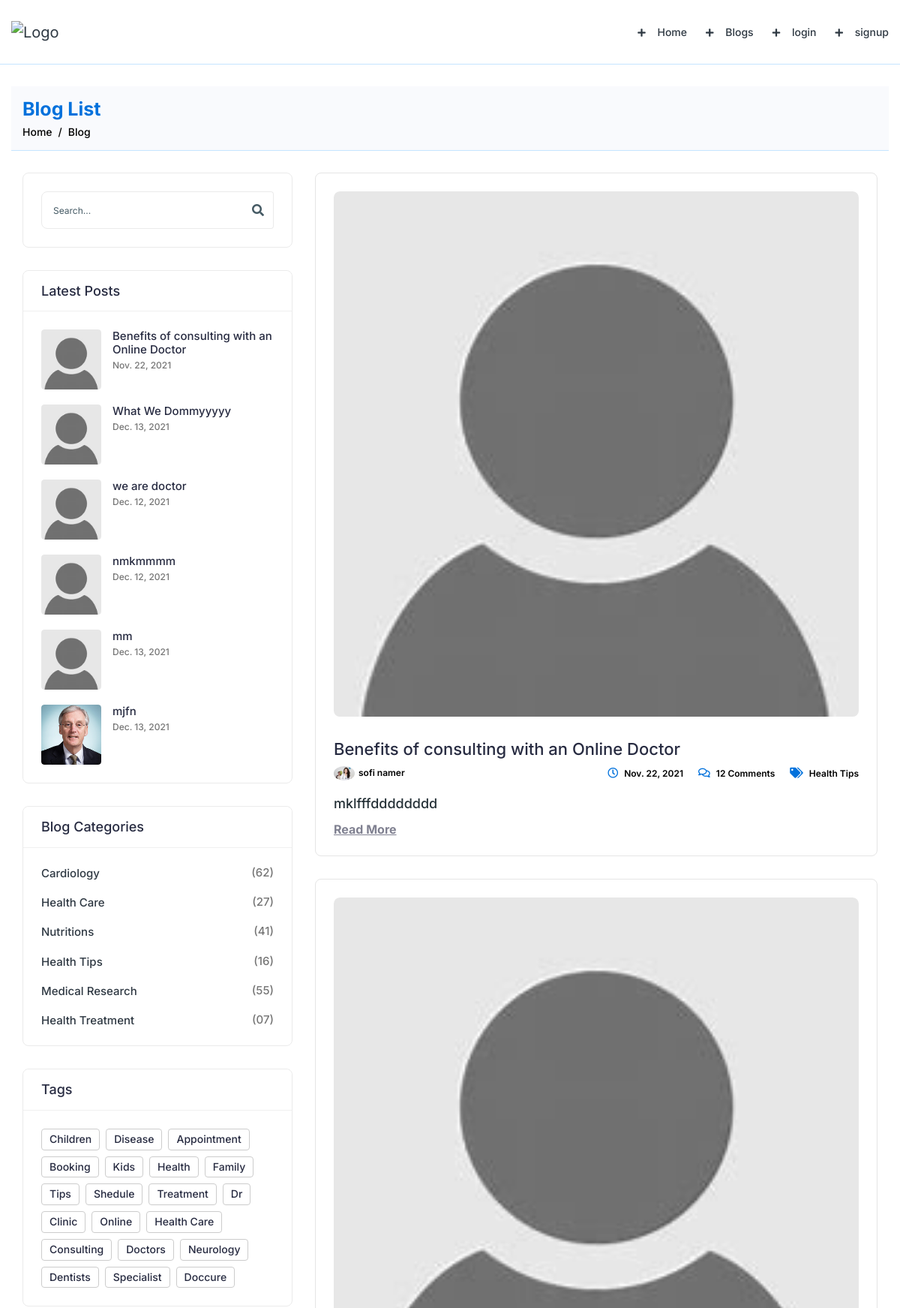
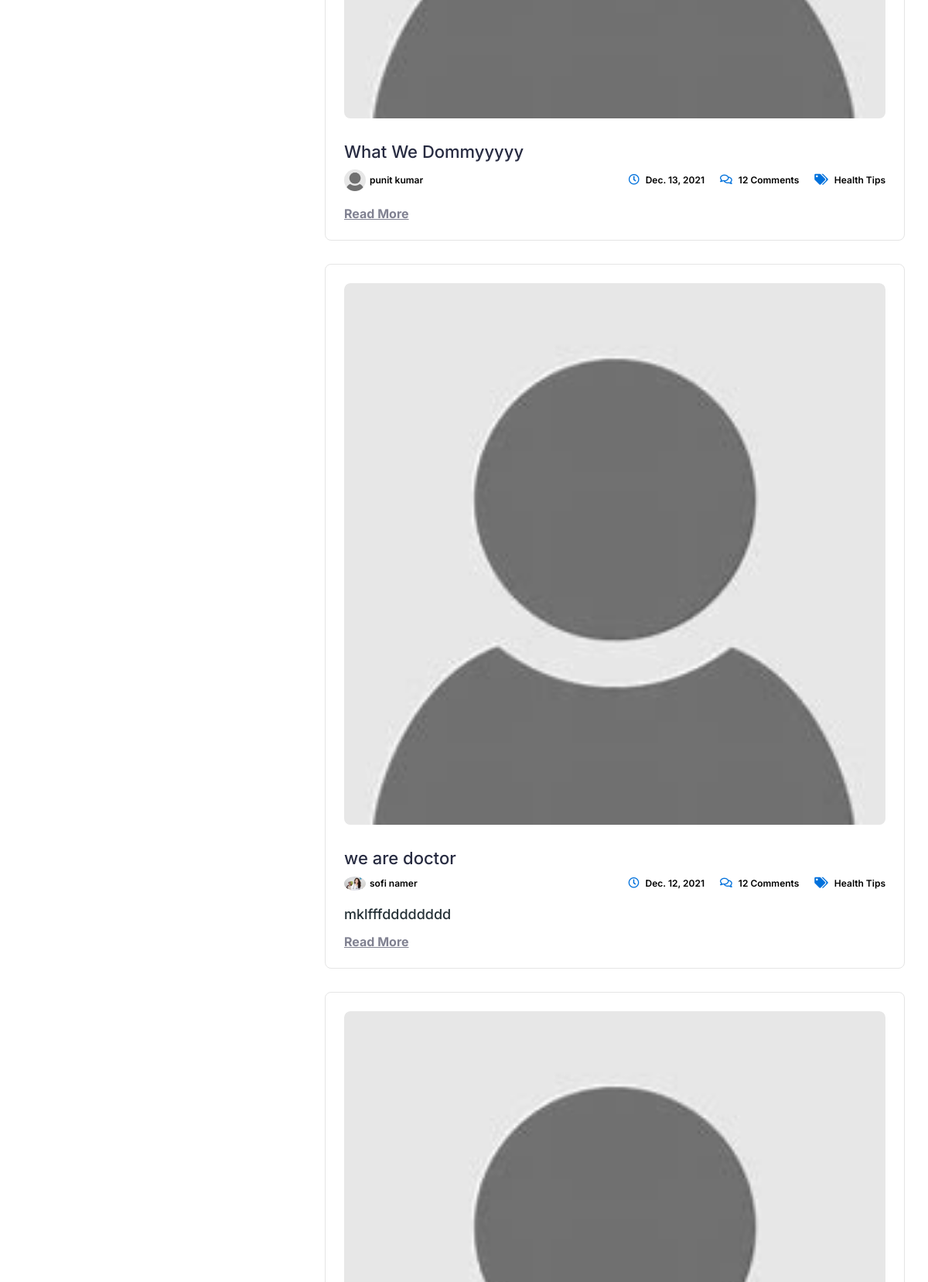
Page /blog-list (upper part) on the committed database (2 pictures, top to bottom).
### homepage/models.py (models this page shows, shortened)
class dr_blogs(models.Model):
    doc = models.ForeignKey(Dr, on_delete=models.CASCADE, related_name="dr_bilogs")
    title = models.CharField(max_length=3000)
    desc = models.TextField(max_length=10000)
    date = models.DateField(auto_now=True)
    img = models.ImageField()
    subcate=models.CharField(max_length=40,blank=True)
    ctgry=models.CharField(max_length=30,blank=True)

### doctors/models.py (models this page shows, shortened)
class Dr(models.Model):
    user = models.OneToOneField(User,on_delete=models.CASCADE,related_name="Dr")
    name = models.CharField(max_length=30)
    img = models.ImageField()
    qulification = models.CharField(max_length=100)
    specialization = models.CharField(max_length=100)
    address = models.TextField(max_length=300)
    email=models.EmailField()
    fees_starting= models.IntegerField()
    fees_end= models.IntegerField()
    gender = models.CharField(max_length=30)
    date = models.DateField(auto_now=True)
    time=models.TimeField(auto_now=True)

class Ov_view(models.Model):
    doc = models.OneToOneField(Dr, primary_key=True, related_name='Ov_view', on_delete=models.CASCADE)
    about = models.TextField(max_length=500)

### homepage/views.py (the view)
# urls.py: path('blog-list', views.blog_list, name='blog_list'),
def blog_list(request):
    blog= dr_blogs.objects.all()
    rev = {'title': blog}
    return render(request,'blog-list.html',rev)

### homepage/templates/blog-list.html (shortened to what this page needs)
{% extends 'blank-page.html' %}
{% block body %}
{% load static %}
   <div class="breadcrumb-bar">
    <div class="container-fluid">
     <div class="row align-items-center">
      <div class="col-md-12 col-12">
       <h2 class="breadcrumb-title">
        Blog List
       </h2>
       <nav aria-label="breadcrumb" class="page-breadcrumb">
        <ol class="breadcrumb">
         <li class="breadcrumb-item">
          <a href="/">
           Home
          </a>
         </li>
         <li aria-current="page" class="breadcrumb-item active">
          Blog
         </li>
        </ol>
       </nav>
      </div>
     </div>
    </div>
   </div>
   <div class="content">
    <div class="container">{% if title|length is not 0 %}
     <div class="row">
      <div class="col-lg-4 col-md-12 sidebar-right theiaStickySidebar">
       <div class="card search-widget">
        <div class="card-body">
         <form class="search-form">
          <div class="input-group">
           <input class="form-control" placeholder="Search..." type="text"/>
           <div class="input-group-append">
            <button class="btn btn-white" type="submit">
             <i class="fa fa-search">
             </i>
            </button>
           </div>
          </div>
         </form>
        </div>
       </div>
       <div class="card post-widget">
        <div class="card-header">
         <h4 class="card-title">
          Latest Posts
         </h4>
        </div>
        <div class="card-body">
         <ul class="latest-posts">{%for i in title%}
          <li>
           <div class="post-thumb">
            <a href="{% url 'blog_details'%}?@//@/={{i.id }}&Did={{i.doc.id}}">
              {% if i.img|length is not 0 %}
             <img alt="" class="img-fluid" src="/media/{{i.img}}"/>
           {% else %}
            <img alt="" class="img-fluid" src="/media/default.jpg"/>
         {% endif %}
            </a>
           </div>
           <div class="post-info">
            <h4>
             <a href="{% url 'blog_details'%}?@//@/={{i.id}}&Did={{i.doc.id}}">
              {{i.title}}
             </a>
            </h4>
            <p>
             {{i.date}}
            </p>
           </div>
          </li>
         {%endfor%}
         </ul>
        </div>
       </div>
       <div class="card category-widget">
        <div class="card-header">
         <h4 class="card-title">
          Blog Categories
         </h4>
        </div>
        <div class="card-body">
         <ul class="categories">
          <li>
           <a href="#">
            Cardiology
            <span>
             (62)
            </span>
           </a>
          </li>
          <li>
           <a href="#">
            Health Care
            <span>
             (27)
            </span>
           </a>
          </li>
          <li>
           <a href="#">
            Nutritions
            <span>
             (41)
            </span>
           </a>
          </li>
          <li>
           <a href="#">
            Health Tips
            <span>
             (16)
            </span>
           </a>
          </li>
          <li>
           <a href="#">
            Medical Research
            <span>
             (55)
            </span>
           </a>
          </li>
          <li>
           <a href="#">
            Health Treatment
            <span>
             (07)
            </span>
           </a>
          </li>
         </ul>
        </div>
       </div>
       <div class="card tags-widget">
        <div class="card-header">
         <h4 class="card-title">
          Tags
         </h4>
        </div>
        <div class="card-body">
         <ul class="tags">
          <li>
           <a class="tag" href="#">
            Children
           </a>
          </li>
          <li>
           <a class="tag" href="#">
            Disease
           </a>
          </li>
          <li>
           <a class="tag" href="#">
            Appointment
           </a>
          </li>
          <li>
           <a class="tag" href="#">
            Booking
           </a>
          </li>
          <li>
           <a class="tag" href="#">
            Kids
           </a>
          </li>
          <li>
           <a class="tag" href="#">
            Health
           </a>
          </li>
          <li>
           <a class="tag" href="#">
            Family
           </a>
          </li>
          <li>
           <a class="tag" href="#">
            Tips
           </a>
          </li>
          <li>
           <a class="tag" href="#">
            Shedule
           </a>
          </li>
          <li>
           <a class="tag" href="#">
            Treatment
           </a>
          </li>
          <li>
           <a class="tag" href="#">
            Dr
           </a>
          </li>
          <li>
           <a class="tag" href="#">
            Clinic
           </a>
          </li>
          <li>
           <a class="tag" href="#">
            Online
           </a>
          </li>
          <li>
           <a class="tag" href="#">
            Health Care
           </a>
          </li>
          <li>
           <a class="tag" href="#">
            Consulting
           </a>
          </li>
          <li>
           <a class="tag" href="#">
            Doctors
           </a>
          </li>
          <li>
           <a class="tag" href="#">
            Neurology
           </a>
          </li>
          <li>
           <a class="tag" href="#">
            Dentists
           </a>
          </li>
          <li>
           <a class="tag" href="#">
            Specialist
           </a>
          </li>
          <li>
           <a class="tag" href="#">
            Doccure
           </a>
          </li>
         </ul>
        </div>
       </div>
      </div>
      <div class="col-lg-8 col-md-12">{%for i in title%}
       <div class="blog">
        <div class="blog-image">
           {% if i.img|length is not 0 %}
         <a href="/media/{{i.img}}">
          <img alt="Post Image" class="img-fluid" src="/media/{{i.img}}"/></a>
           {% else %}<a href="/media/default.jpg">
            <img alt="Post Image" class="img-fluid" src="/media/default.jpg"/>
         </a> {% endif %}
        </div>
        <h3 class="blog-title">
         <a href="{% url 'blog_details'%}?@//@/={{i.id}}&Did={{i.doc.id}}">
          {{i.title}}
         </a>
        </h3>
        <div class="blog-info clearfix">
         <div class="post-left">
          <div class="post-author">
             {% if i.doc.img|length is not 0 %}
           <a href="/media/{{i.doc.img}}">
            <img alt="Post Author" src="/media/{{i.doc.img}}"/>
           <span >
             {{i.doc.name}}
            </span></a>
           {% else %}<a href="/media/default.jpg">
            <img alt="Post Author"  src="/media/default.jpg"/><span>
             {{i.doc.name}}
            </span></a>
         {% endif %}
          </div>
          <ul>
           <li>
            <i class="far fa-clock">
            </i>
            {{i.date}}
           </li>
           <li>
            <i class="far fa-comments">
            </i>
            12 Comments
           </li>
           <li>
            <i class="fa fa-tags">
            </i>
            Health Tips
           </li>
          </ul>
         </div>
        </div>
        <div class="blog-content">
         <p> {{i.doc.Ov_view.about}}
         </p>
         <a class="read-more" href="{% url 'blog_details' %}?@//@/={{i.id }}&Did={{i.doc.id}}">
          Read More
         </a>
        </div>
       </div>{%endfor%}
      </div>
     </div>
     {% else %}
           <p style="font-size:25px;color:blue;text-align:center">No Blog Details !</p>{% endif %}
    </div>
   </div>
  {%endblock%}

### rows in the picture
dr_blogs: title "Benefits of consulting with an Online Doctor", date "Nov. 22, 2021", doc.img (picture), doc.name "sofi namer", doc.Ov_view.about "mklfffdddddddd"
dr_blogs: title "What We Dommyyyyy", date "Dec. 13, 2021", doc.name "punit kumar"
dr_blogs: title "we are doctor", date "Dec. 12, 2021", doc.img (picture), doc.name "sofi namer", doc.Ov_view.about "mklfffdddddddd"
dr_blogs: title "nmkmmmm", date "Dec. 12, 2021"
dr_blogs: title "mm", date "Dec. 13, 2021"
dr_blogs: img (picture), title "mjfn", date "Dec. 13, 2021"
